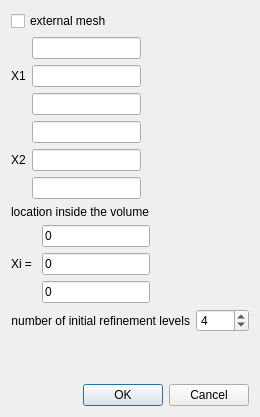
<?xml version="1.0" encoding="UTF-8"?>
<ui version="4.0">
 <class>GuiCreateHexCore</class>
 <widget class="QDialog" name="GuiCreateHexCore">
  <property name="geometry">
   <rect>
    <x>0</x>
    <y>0</y>
    <width>260</width>
    <height>417</height>
   </rect>
  </property>
  <property name="windowTitle">
   <string>Dialog</string>
  </property>
  <layout class="QVBoxLayout" name="verticalLayout_4">
   <item>
    <widget class="QCheckBox" name="checkBoxExternalMesh">
     <property name="text">
      <string>external mesh</string>
     </property>
    </widget>
   </item>
   <item>
    <layout class="QHBoxLayout" name="horizontalLayoutX1">
     <item>
      <widget class="QLabel" name="label_2">
       <property name="text">
        <string>X1</string>
       </property>
      </widget>
     </item>
     <item>
      <layout class="QVBoxLayout" name="verticalLayout">
       <item>
        <widget class="QLineEdit" name="lineEditX1"/>
       </item>
       <item>
        <widget class="QLineEdit" name="lineEditY1"/>
       </item>
       <item>
        <widget class="QLineEdit" name="lineEditZ1"/>
       </item>
      </layout>
     </item>
     <item>
      <spacer name="horizontalSpacer_2">
       <property name="orientation">
        <enum>Qt::Horizontal</enum>
       </property>
       <property name="sizeHint" stdset="0">
        <size>
         <width>40</width>
         <height>20</height>
        </size>
       </property>
      </spacer>
     </item>
    </layout>
   </item>
   <item>
    <layout class="QHBoxLayout" name="horizontalLayout_2">
     <item>
      <widget class="QLabel" name="label_4">
       <property name="text">
        <string>X2</string>
       </property>
      </widget>
     </item>
     <item>
      <layout class="QVBoxLayout" name="verticalLayout_2">
       <item>
        <widget class="QLineEdit" name="lineEditX2"/>
       </item>
       <item>
        <widget class="QLineEdit" name="lineEditY2"/>
       </item>
       <item>
        <widget class="QLineEdit" name="lineEditZ2"/>
       </item>
      </layout>
     </item>
     <item>
      <spacer name="horizontalSpacer_3">
       <property name="orientation">
        <enum>Qt::Horizontal</enum>
       </property>
       <property name="sizeHint" stdset="0">
        <size>
         <width>40</width>
         <height>20</height>
        </size>
       </property>
      </spacer>
     </item>
    </layout>
   </item>
   <item>
    <widget class="QLabel" name="label">
     <property name="text">
      <string>location inside the volume</string>
     </property>
    </widget>
   </item>
   <item>
    <layout class="QHBoxLayout" name="horizontalLayout_5">
     <item>
      <layout class="QHBoxLayout" name="horizontalLayout_3">
       <item>
        <widget class="QLabel" name="label_3">
         <property name="text">
          <string>Xi = </string>
         </property>
        </widget>
       </item>
       <item>
        <layout class="QVBoxLayout" name="verticalLayout_3">
         <item>
          <widget class="QLineEdit" name="lineEditCiX">
           <property name="text">
            <string>0</string>
           </property>
          </widget>
         </item>
         <item>
          <widget class="QLineEdit" name="lineEditCiY">
           <property name="text">
            <string>0</string>
           </property>
          </widget>
         </item>
         <item>
          <widget class="QLineEdit" name="lineEditCiZ">
           <property name="text">
            <string>0</string>
           </property>
          </widget>
         </item>
        </layout>
       </item>
      </layout>
     </item>
     <item>
      <spacer name="horizontalSpacer">
       <property name="orientation">
        <enum>Qt::Horizontal</enum>
       </property>
       <property name="sizeHint" stdset="0">
        <size>
         <width>40</width>
         <height>20</height>
        </size>
       </property>
      </spacer>
     </item>
    </layout>
   </item>
   <item>
    <layout class="QFormLayout" name="formLayout">
     <property name="fieldGrowthPolicy">
      <enum>QFormLayout::AllNonFixedFieldsGrow</enum>
     </property>
     <item row="0" column="0">
      <widget class="QLabel" name="label_5">
       <property name="text">
        <string>number of initial refinement levels</string>
       </property>
       <property name="alignment">
        <set>Qt::AlignRight|Qt::AlignTrailing|Qt::AlignVCenter</set>
       </property>
      </widget>
     </item>
     <item row="0" column="1">
      <widget class="QSpinBox" name="spinBoxNumInitialRefinement">
       <property name="minimum">
        <number>0</number>
       </property>
       <property name="maximum">
        <number>8</number>
       </property>
       <property name="singleStep">
        <number>1</number>
       </property>
       <property name="value">
        <number>4</number>
       </property>
      </widget>
     </item>
    </layout>
   </item>
   <item>
    <spacer name="verticalSpacer">
     <property name="orientation">
      <enum>Qt::Vertical</enum>
     </property>
     <property name="sizeHint" stdset="0">
      <size>
       <width>20</width>
       <height>40</height>
      </size>
     </property>
    </spacer>
   </item>
   <item>
    <widget class="QDialogButtonBox" name="buttonBox">
     <property name="orientation">
      <enum>Qt::Horizontal</enum>
     </property>
     <property name="standardButtons">
      <set>QDialogButtonBox::Cancel|QDialogButtonBox::Ok</set>
     </property>
    </widget>
   </item>
  </layout>
  <zorder>label</zorder>
  <zorder>checkBoxExternalMesh</zorder>
  <zorder></zorder>
  <zorder>label_5</zorder>
  <zorder>formLayoutWidget</zorder>
  <zorder>buttonBox</zorder>
 </widget>
 <tabstops>
  <tabstop>checkBoxExternalMesh</tabstop>
  <tabstop>lineEditX1</tabstop>
  <tabstop>lineEditY1</tabstop>
  <tabstop>lineEditZ1</tabstop>
  <tabstop>lineEditX2</tabstop>
  <tabstop>lineEditY2</tabstop>
  <tabstop>lineEditZ2</tabstop>
  <tabstop>lineEditCiX</tabstop>
  <tabstop>lineEditCiY</tabstop>
  <tabstop>lineEditCiZ</tabstop>
  <tabstop>spinBoxNumInitialRefinement</tabstop>
  <tabstop>buttonBox</tabstop>
 </tabstops>
 <resources/>
 <connections>
  <connection>
   <sender>buttonBox</sender>
   <signal>accepted()</signal>
   <receiver>GuiCreateHexCore</receiver>
   <slot>accept()</slot>
   <hints>
    <hint type="sourcelabel">
     <x>248</x>
     <y>254</y>
    </hint>
    <hint type="destinationlabel">
     <x>157</x>
     <y>274</y>
    </hint>
   </hints>
  </connection>
  <connection>
   <sender>buttonBox</sender>
   <signal>rejected()</signal>
   <receiver>GuiCreateHexCore</receiver>
   <slot>reject()</slot>
   <hints>
    <hint type="sourcelabel">
     <x>316</x>
     <y>260</y>
    </hint>
    <hint type="destinationlabel">
     <x>286</x>
     <y>274</y>
    </hint>
   </hints>
  </connection>
 </connections>
</ui>
